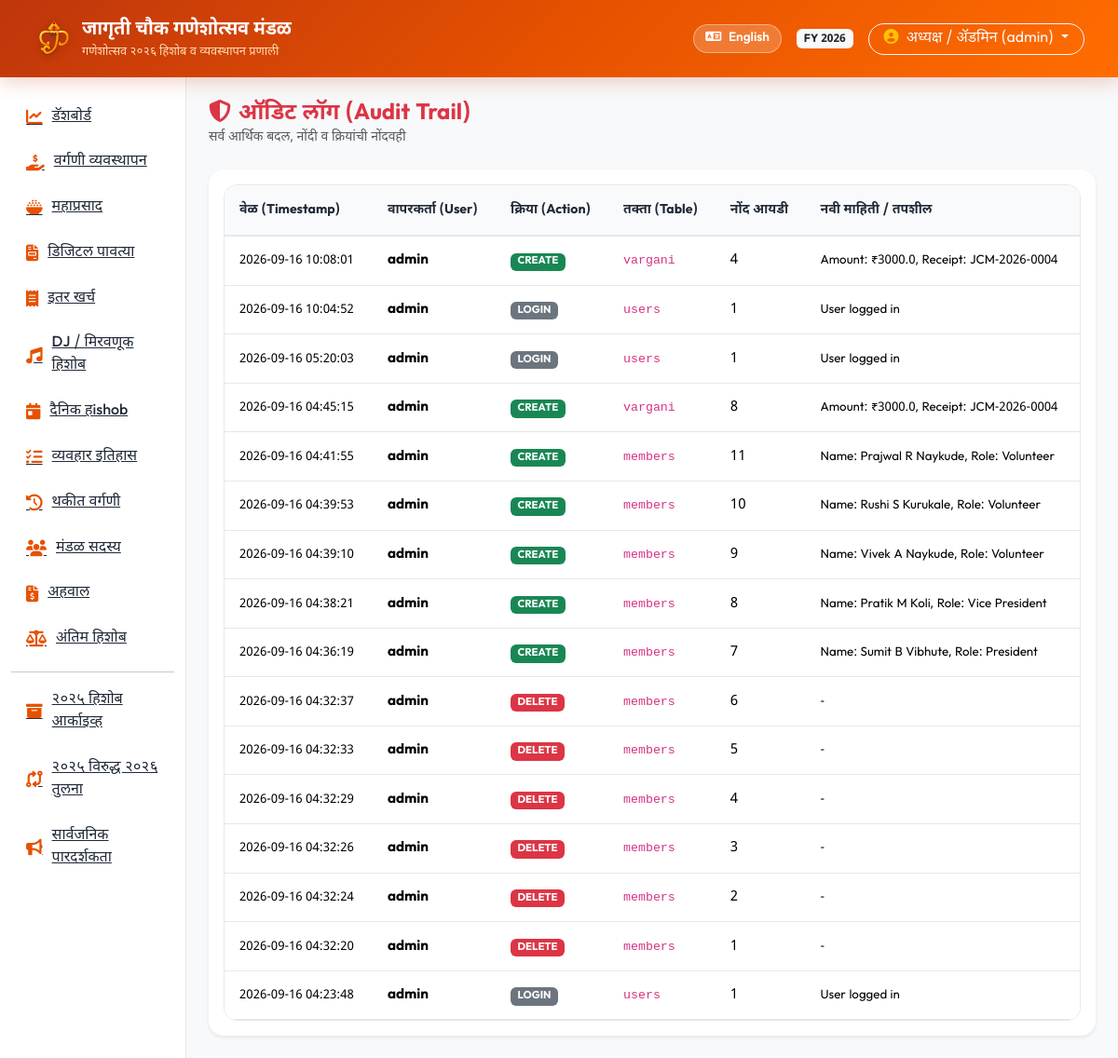
The app's page /audit-log (signed in) with its own data.
### tables this page shows
CREATE TABLE settings (
    key TEXT PRIMARY KEY,
    value TEXT NOT NULL,
    description TEXT
);

CREATE TABLE audit_logs (
    id INTEGER PRIMARY KEY AUTOINCREMENT,
    user_id INTEGER,
    username TEXT NOT NULL,
    action TEXT NOT NULL, -- CREATE, UPDATE, DELETE, LOGIN
    record_type TEXT NOT NULL,
    record_id TEXT,
    old_value TEXT,
    new_value TEXT,
    timestamp TIMESTAMP DEFAULT CURRENT_TIMESTAMP
);

### routes/audit.py (the view)
@audit_bp.route('/audit-log')
@login_required
@role_required('admin')
def index():
    logs = query_db("SELECT * FROM audit_logs ORDER BY timestamp DESC LIMIT 200")
    return render_template('audit.html', logs=logs)

### database.py (called while the page is built)
def is_mysql_configured():
    if Config.DATABASE_URL:
        db_url = Config.DATABASE_URL.lower()
        if db_url.startswith('mysql') or 'mysql' in db_url:
            return True
    if Config.DB_HOST and Config.DB_NAME and Config.DB_USER:
        return True
    return False

def get_db_connection():
    if is_mysql_configured():
        if not HAS_PYMYSQL:
            raise ImportError("PyMySQL is not installed. Please add pymysql or cryptography to your requirements.")
        params = parse_mysql_params()
        conn = pymysql.connect(
            host=params['host'],
            port=params['port'],
            user=params['user'],
            password=params['password'],
            database=params['database'],
            charset=params['charset'],
            cursorclass=pymysql.cursors.DictCursor,
            autocommit=True
        )
        return conn
    else:
        conn = sqlite3.connect(Config.DATABASE_PATH)
        conn.row_factory = sqlite3.Row
        return conn

def query_db(query, args=(), one=False):
    conn = get_db_connection()
    cur = conn.cursor()
    use_mysql = is_mysql_configured()
    if use_mysql:
        exec_query = convert_query_to_mysql(query)
        cur.execute(exec_query, args)
        rv = cur.fetchall()
        conn.close()
        if one:
            return rv[0] if rv else None
        return list(rv)
    else:
        cur.execute(query, args)
        rv = cur.fetchall()
        conn.close()
        if one:
            return dict(rv[0]) if rv else None
        return [dict(row) for row in rv]

def get_active_financial_year():
    try:
        configured = query_db("SELECT value FROM settings WHERE key='active_year'", one=True)
        if configured and configured.get('value'):
            year = str(configured['value']).strip()
            if query_db("SELECT id FROM financial_years WHERE year_label=? AND is_archived=0", (year,), one=True):
                return year
        current = query_db(
            "SELECT year_label FROM financial_years WHERE is_archived=0 "
            "ORDER BY year_label DESC, id DESC", one=True)
        if current:
            return str(current['year_label'])
    except Exception:
        pass
    return str(date.today().year)

### utils/translations.py (called while the page is built)
def get_translation(key, lang='mr'):
    lang = lang if lang in TRANSLATIONS else 'mr'
    return TRANSLATIONS[lang].get(key, TRANSLATIONS['en'].get(key, key))

### templates/audit.html
{% extends 'base.html' %}
{% block content %}
<div class="mb-4">
    <h4 class="fw-bold m-0 text-danger"><i class="fa-solid fa-shield-halved me-2"></i>{{ t('audit_log') }} (Audit Trail)</h4>
    <div class="text-muted small">सर्व आर्थिक बदल, नोंदी व क्रियांची नोंदवही</div>
</div>
<div class="card border-0 shadow-sm rounded-4 p-3">
    <div class="table-responsive">
        <table class="table table-mandal mb-0">
            <thead>
                <tr>
                    <th>वेळ (Timestamp)</th>
                    <th>वापरकर्ता (User)</th>
                    <th>क्रिया (Action)</th>
                    <th>तक्ता (Table)</th>
                    <th>नोंद आयडी</th>
                    <th>नवी माहिती / तपशील</th>
                </tr>
            </thead>
            <tbody>
                {% for log in logs %}
                <tr>
                    <td><small>{{ log.timestamp }}</small></td>
                    <td class="fw-bold">{{ log.username }}</td>
                    <td>
                        {% if log.action == 'CREATE' %}
                        <span class="badge bg-success">CREATE</span>
                        {% elif log.action == 'UPDATE' %}
                        <span class="badge bg-warning text-dark">UPDATE</span>
                        {% elif log.action == 'DELETE' %}
                        <span class="badge bg-danger">DELETE</span>
                        {% else %}
                        <span class="badge bg-secondary">{{ log.action }}</span>
                        {% endif %}
                    </td>
                    <td><code>{{ log.record_type }}</code></td>
                    <td>{{ log.record_id or '-' }}</td>
                    <td><small>{{ log.new_value or '-' }}</small></td>
                </tr>
                {% else %}
                <tr><td colspan="6" class="text-center text-muted py-3">कोणतेही ऑडिट लॉग उपलब्ध नाहीत.</td></tr>
                {% endfor %}
            </tbody>
        </table>
    </div>
</div>
{% endblock %}

### templates/base.html (shortened to what this page needs)
<!DOCTYPE html>
<html lang="{{ lang }}">
<head>
    <link href="https://cdn.jsdelivr.net/npm/bootstrap@5.3.3/dist/css/bootstrap.min.css" rel="stylesheet">
    <link rel="stylesheet" href="https://cdnjs.cloudflare.com/ajax/libs/font-awesome/6.5.2/css/all.min.css">
    <link rel="stylesheet" href="{{ url_for('static', filename='css/custom.css') }}">
</head>
<body>
    <nav class="navbar navbar-expand-lg navbar-dark navbar-mandal sticky-top">
        <div class="container-fluid">
            <a class="navbar-brand d-flex align-items-center gap-2" href="{{ url_for('dashboard.index') }}">
                <img src="{{ url_for('static', filename='images/ganeshji_logo.svg') }}" alt="श्री गणेश" style="width: 44px; height: 44px; filter: drop-shadow(0 2px 4px rgba(0,0,0,0.3));">
                <div>
                    <div class="navbar-brand-title">{{ mandal_name }}</div>
                    <div class="navbar-brand-sub">{{ festival_title }}</div>
                </div>
            </a>
            <div class="d-flex align-items-center gap-3 ms-auto">
                {% if lang == 'mr' %}
                <a href="{{ url_for('auth.set_language', lang_code='en') }}" class="btn lang-switch-btn" title="Switch to English">
                    <i class="fa-solid fa-language me-1"></i> English
                </a>
                {% else %}
                <a href="{{ url_for('auth.set_language', lang_code='mr') }}" class="btn lang-switch-btn" title="मराठीमध्ये बदला">
                    <i class="fa-solid fa-language me-1"></i> मराठी
                </a>
                {% endif %}
                {% if session.get('user_id') %}
                <span class="badge bg-light text-dark">FY {{ active_financial_year }}</span>
                <div class="dropdown">
                    <button class="btn btn-outline-light dropdown-toggle rounded-pill px-3 py-1 font-weight-bold" type="button" data-bs-toggle="dropdown">
                        <i class="fa-solid fa-circle-user me-1 text-warning"></i> {{ current_user_name }} ({{ current_user_role }})
                    </button>
                </div>
                {% endif %}
            </div>
        </div>
    </nav>
    <div class="container-fluid">
        <div class="row">
            {% if session.get('user_id') %}
            <div class="col-lg-2 sidebar">
                <div class="nav flex-column">
                    <a class="nav-link-mandal {% if request.endpoint == 'dashboard.index' %}active{% endif %}" href="{{ url_for('dashboard.index') }}">
                        <i class="fa-solid fa-chart-line"></i> {{ t('dashboard') }}
                    </a>
                    <a class="nav-link-mandal {% if 'vargani' in request.endpoint %}active{% endif %}" href="{{ url_for('vargani.index') }}">
                        <i class="fa-solid fa-hand-holding-dollar"></i> {{ t('vargani_mgmt') }}
                    </a>
                    <a class="nav-link-mandal {% if 'mahaprasad' in request.endpoint %}active{% endif %}" href="{{ url_for('mahaprasad.index') }}">
                        <i class="fa-solid fa-bowl-rice"></i> {{ t('mahaprasad') }}
                    </a>
                    <a class="nav-link-mandal {% if 'receipts' in request.endpoint %}active{% endif %}" href="{{ url_for('receipts.index') }}">
                        <i class="fa-solid fa-file-invoice"></i> {{ t('receipts') }}
                    </a>
                    <a class="nav-link-mandal {% if 'expenses' in request.endpoint %}active{% endif %}" href="{{ url_for('expenses.index') }}">
                        <i class="fa-solid fa-receipt"></i> {{ t('other_expenses') }}
                    </a>
                    <a class="nav-link-mandal {% if 'dj_procession' in request.endpoint %}active{% endif %}" href="{{ url_for('dj_procession.index') }}">
                        <i class="fa-solid fa-music"></i> {{ t('dj_hishob') }}
                    </a>
                    <a class="nav-link-mandal {% if 'daily' in request.endpoint %}active{% endif %}" href="{{ url_for('daily_accounts.index') }}">
                        <i class="fa-solid fa-calendar-day"></i> {{ t('daily_hishob') }}
                    </a>
                    <a class="nav-link-mandal {% if 'transactions' in request.endpoint %}active{% endif %}" href="{{ url_for('transactions.index') }}">
                        <i class="fa-solid fa-list-check"></i> {{ t('transactions') }}
                    </a>
                    <a class="nav-link-mandal {% if 'pending' in request.endpoint %}active{% endif %}" href="{{ url_for('pending.index') }}">
                        <i class="fa-solid fa-clock-rotate-left"></i> {{ t('pending_vargani') }}
                    </a>
                    <a class="nav-link-mandal {% if 'members' in request.endpoint %}active{% endif %}" href="{{ url_for('members.index') }}">
                        <i class="fa-solid fa-users"></i> {{ t('members') }}
                    </a>
                    <a class="nav-link-mandal {% if 'reports' in request.endpoint %}active{% endif %}" href="{{ url_for('reports.index') }}">
                        <i class="fa-solid fa-file-invoice-dollar"></i> {{ t('reports') }}
                    </a>
                    <a class="nav-link-mandal {% if request.endpoint == 'reports.hishob_final' %}active{% endif %}" href="{{ url_for('reports.hishob_final') }}">
                        <i class="fa-solid fa-scale-balanced"></i> {{ t('final_hishob') }}
                    </a>
                    <hr class="my-2">
                    <a class="nav-link-mandal {% if 'archive_2025.index' in request.endpoint %}active{% endif %}" href="{{ url_for('archive_2025.index') }}">
                        <i class="fa-solid fa-box-archive"></i> {{ t('archive_2025') }}
                    </a>
                    <a class="nav-link-mandal {% if 'archive_2025.comparison' in request.endpoint %}active{% endif %}" href="{{ url_for('archive_2025.comparison') }}">
                        <i class="fa-solid fa-code-compare"></i> {{ t('comparison_2025_2026') }}
                    </a>
                    <a class="nav-link-mandal" href="{{ url_for('public.index') }}" target="_blank">
                        <i class="fa-solid fa-bullhorn"></i> {{ t('public_transparency') }}
                    </a>
                </div>
            </div>
            <div class="col-lg-10 p-4 main-content">
            {% else %}
            <div class="col-12 p-4">
            {% endif %}
                {% block content %}{% endblock %}
            </div>
        </div>
    </div>
</body>
</html>

### static/css/custom.css (style rules this page uses)
:root { --primary-saffron: #E65100; --primary-orange: #FF6D00; --secondary-gold: #FFB300; --gold-light: #FFF8E1; --accent-red: #D50000; --bg-light: #F8F9FA; --card-bg: #FFFFFF; --text-dark: #1F2937; --text-muted: #6B7280; --border-color: #E5E7EB; --shadow-sm: 0 1px 3px rgba(0,0,0,0.08); --shadow-md: 0 4px 12px rgba(0,0,0,0.08); --shadow-lg: 0 10px 25px rgba(230,81,0,0.12); --radius-sm: 8px; --radius-md: 14px; --radius-lg: 20px; }
body { font-family: 'Noto Sans Devanagari', 'Outfit', sans-serif; background-color: var(--bg-light); color: var(--text-dark); margin: 0; padding: 0; min-height: 100vh; }
.navbar-mandal { background: linear-gradient(135deg, #BF360C 0%, #E65100 50%, #FF6D00 100%); box-shadow: 0 4px 20px rgba(191, 54, 12, 0.25); padding: 0.75rem 1.5rem; }
.navbar-brand-title { color: #FFFFFF !important; font-weight: 700; font-size: 1.25rem; letter-spacing: -0.2px; }
.navbar-brand-sub { color: #FFE0B2; font-size: 0.8rem; font-weight: 400; }
.lang-switch-btn { background: rgba(255, 255, 255, 0.2); border: 1px solid rgba(255, 255, 255, 0.4); color: #FFFFFF; border-radius: 20px; padding: 4px 12px; font-size: 0.85rem; font-weight: 600; transition: all 0.2s ease; }
.sidebar { background-color: #FFFFFF; border-right: 1px solid var(--border-color); min-height: calc(100vh - 64px); padding: 1.25rem 0.75rem; }
.nav-link-mandal { color: var(--text-dark); font-weight: 500; padding: 0.65rem 1rem; border-radius: var(--radius-sm); margin-bottom: 4px; display: flex; align-items: center; gap: 10px; transition: all 0.2s ease; }
.nav-link-mandal i { font-size: 1.1rem; color: var(--primary-saffron); }
.table-mandal { width: 100%; border-collapse: separate; border-spacing: 0; background: #FFFFFF; border-radius: var(--radius-md); overflow: hidden; border: 1px solid var(--border-color); }
.table-mandal th { background-color: #F9FAFB; color: var(--text-dark); font-weight: 700; padding: 1rem; font-size: 0.88rem; border-bottom: 2px solid var(--border-color); }
.table-mandal td { padding: 0.9rem 1rem; border-bottom: 1px solid var(--border-color); vertical-align: middle; font-size: 0.95rem; }

### records on screen
settings: value "2026"
audit_logs: timestamp "2026-09-16 10:08:01", username "admin", action "CREATE", record_type "vargani", record "4", new_value "Amount: ₹3000.0, Receipt: JCM-2026-0004"
audit_logs: timestamp "2026-09-16 10:04:52", username "admin", action "LOGIN", record_type "users", record "1", new_value "User logged in"
audit_logs: timestamp "2026-09-16 05:20:03", username "admin", action "LOGIN", record_type "users", record "1", new_value "User logged in"
audit_logs: timestamp "2026-09-16 04:45:15", username "admin", action "CREATE", record_type "vargani", record "8", new_value "Amount: ₹3000.0, Receipt: JCM-2026-0004"
audit_logs: timestamp "2026-09-16 04:41:55", username "admin", action "CREATE", record_type "members", record "11", new_value "Name: Prajwal R Naykude, Role: Volunteer"
audit_logs: timestamp "2026-09-16 04:39:53", username "admin", action "CREATE", record_type "members", record "10", new_value "Name: Rushi S Kurukale, Role: Volunteer"
audit_logs: timestamp "2026-09-16 04:39:10", username "admin", action "CREATE", record_type "members", record "9", new_value "Name: Vivek A Naykude, Role: Volunteer"
audit_logs: timestamp "2026-09-16 04:38:21", username "admin", action "CREATE", record_type "members", record "8", new_value "Name: Pratik M Koli, Role: Vice President"
audit_logs: timestamp "2026-09-16 04:36:19", username "admin", action "CREATE", record_type "members", record "7", new_value "Name: Sumit B Vibhute, Role: President"
audit_logs: timestamp "2026-09-16 04:32:37", username "admin", action "DELETE", record_type "members", record "6", new_value "-"
audit_logs: timestamp "2026-09-16 04:32:33", username "admin", action "DELETE", record_type "members", record "5", new_value "-"
audit_logs: timestamp "2026-09-16 04:32:29", username "admin", action "DELETE", record_type "members", record "4", new_value "-"
audit_logs: timestamp "2026-09-16 04:32:26", username "admin", action "DELETE", record_type "members", record "3", new_value "-"
audit_logs: timestamp "2026-09-16 04:32:24", username "admin", action "DELETE", record_type "members", record "2", new_value "-"
audit_logs: timestamp "2026-09-16 04:32:20", username "admin", action "DELETE", record_type "members", record "1", new_value "-"
audit_logs: timestamp "2026-09-16 04:23:48", username "admin", action "LOGIN", record_type "users", record "1", new_value "User logged in"

### other values on screen
{{ mandal_name }} "जागृती चौक गणेशोत्सव मंडळ"
{{ festival_title }} "गणेशोत्सव २०२६ हिशोब व व्यवस्थापन प्रणाली"
{{ current_user_name }} "अध्यक्ष / ॲडमिन"
{{ current_user_role }} "admin"
{{ t('dashboard') }} "डॅशबोर्ड"
{{ t('vargani_mgmt') }} "वर्गणी व्यवस्थापन"
{{ t('mahaprasad') }} "महाप्रसाद"
{{ t('receipts') }} "डिजिटल पावत्या"
{{ t('other_expenses') }} "इतर खर्च"
{{ t('dj_hishob') }} "DJ / मिरवणूक हिशोब"
{{ t('daily_hishob') }} "दैनिक हishob"
{{ t('transactions') }} "व्यवहार इतिहास"
{{ t('pending_vargani') }} "थकीत वर्गणी"
{{ t('members') }} "मंडळ सदस्य"
{{ t('reports') }} "अहवाल"
